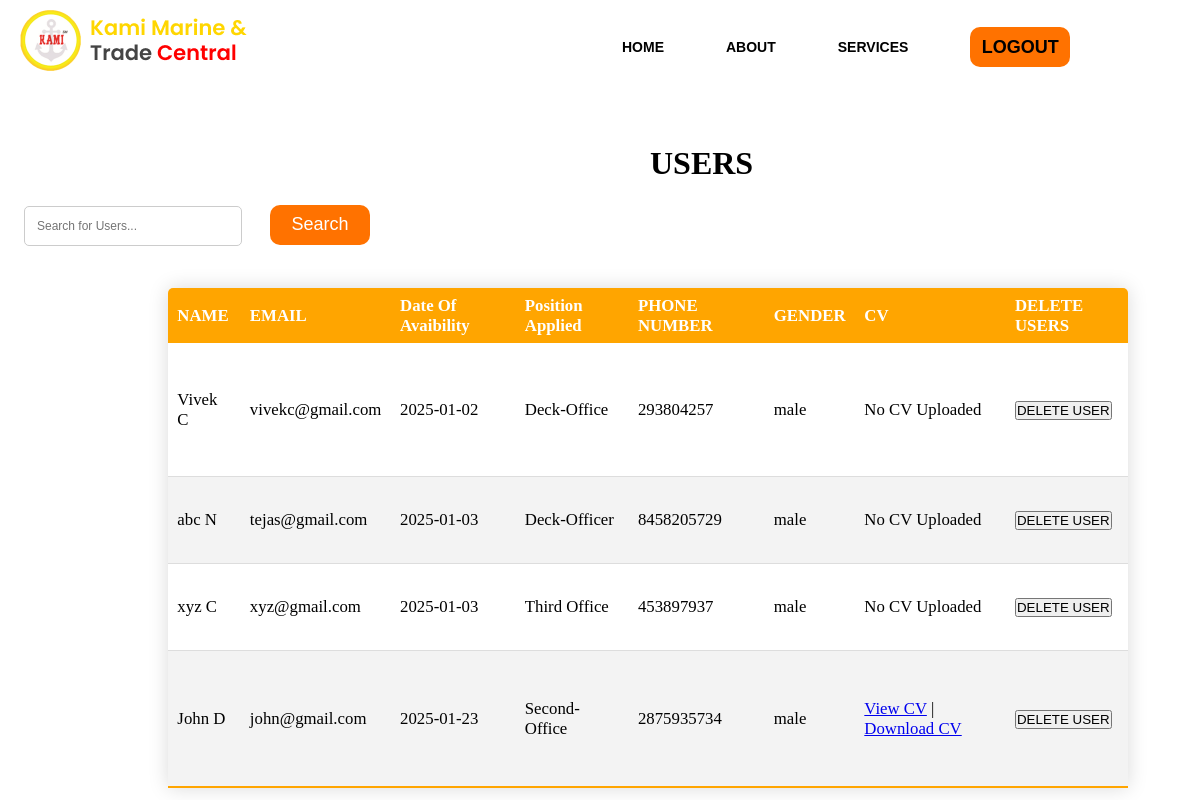
Page /adminusers.php on the earlier database version.
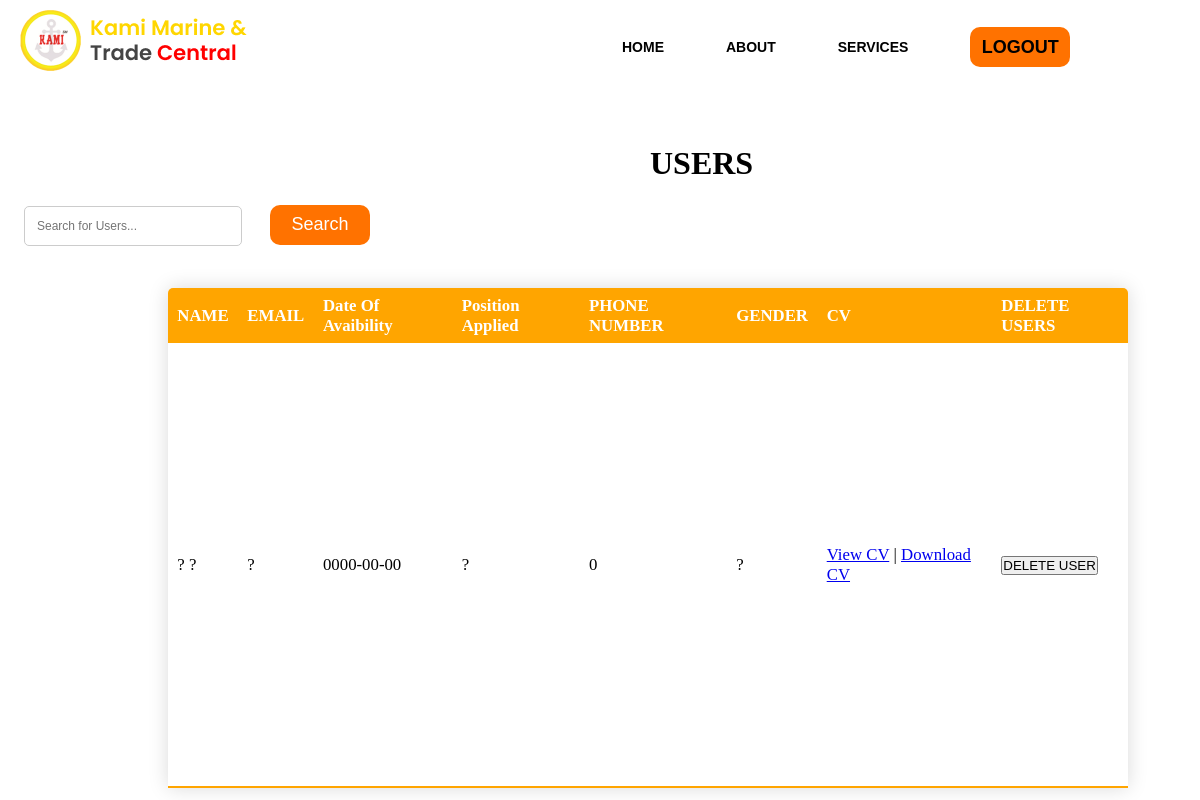
Same page on the later database version.
### tables this page shows
CREATE TABLE `users` (
  `user_id` int(11) NOT NULL,
  `FNAME` varchar(255) NOT NULL,
  `LNAME` varchar(255) NOT NULL,
  `EMAIL` varchar(255) NOT NULL,
  `date_available` date NOT NULL,
  `position_applied` varchar(255) NOT NULL,
  `PHONE_NUMBER` bigint(11) NOT NULL,
  `PASSWORD` varchar(255) NOT NULL,
  `GENDER` varchar(255) NOT NULL,
  `cv` varchar(255) NOT NULL
);

### adminusers.php (the view, shortened to what this page needs)
<!DOCTYPE html>
<html lang="en">
<head>
</head>
<body>
<?php
require_once('connection.php');
$search = isset($_GET['search']) ? $_GET['search'] : '';
$query="SELECT * FROM users WHERE position_applied LIKE '%$search%' OR FNAME LIKE '%$search' OR LNAME LIKE '%$search'";
$queryy=mysqli_query($con,$query);
?>
<div class="hai">
        <div class="navbar">
            <div class="icon">
                <h2 class="logo">
                    <img src="images/kmtc_logo_png.png">
                </h2>
            </div>
            <div class="menu">
                <ul>
                <li><a href="#">HOME</a></li>
                    <li><a href="">ABOUT</a></li>
                    <li><a href="#">SERVICES</a></li>
                  <li> <button class="nn"><a href="index.php">LOGOUT</a></button></li>
                </ul>
            </div>
        </div>
        <div>
            <h1 class="header">USERS</h1>
            <form method="GET" action="adminusers.php">
            <input type="text" name="search" class="search-box" placeholder="Search for Users..." value="<?php echo $search; ?>">
            <button type="submit" class="nn">Search</button>
        </form>
            <div>
                <div>
                    <table class="content-table">
                <thead>
                    <tr>
                        <th>NAME</th>
                        <th>EMAIL</th>
                        <th>Date Of Avaibility</th>
                        <th>Position Applied</th>
                        <th>PHONE NUMBER</th>
                        <th>GENDER</th>
                        <th>CV</th>
                        <th>DELETE USERS</th>
                    </tr>
                </thead>
                <tbody>
                <?php
                while($res=mysqli_fetch_array($queryy)){
                ?>
                <tr  class="active-row">
                    <td><?php echo $res['FNAME']."  ".$res['LNAME'];?></php></td>
                    <td><?php echo $res['EMAIL'];?></php></td>
                    <td><?php echo $res['date_available'];?></php></td>
                    <td><?php echo $res['position_applied'];?></php></td>
                    <td><?php echo $res['PHONE_NUMBER'];?></php></td>
                    <td><?php echo $res['GENDER'];?></php></td>
                    <td>
                    <?php if (!empty($res['cv'])) { ?>
                                    <a href="uploads/<?php echo $res['cv']; ?>" target="_blank">View CV</a> |
                                    <a href="uploads/<?php echo $res['cv']; ?>" download>Download CV</a>
                                <?php } else { ?>
                                    No CV Uploaded
                                <?php } ?>
                            </td>
                    <td><button type="submit" class="but" name="approve"><a href="deleteuser.php?id=<?php echo $res['EMAIL']?>">DELETE USER</a></button></td>
                </tr>
               <?php } ?>
                </tbody>
                </table>
                </div>
            </div>
        </div>
</body>
</html>

### adminusers.php (style rules this page uses)
* { margin: 0; padding: 0; }
.hai { width: 100%; background-position: center; background-size: cover; height: 100vh; animation: infiniteScrollBg 50s linear infinite; }
.navbar { display:flex; gap:30vw; width: 1200px; height: 75px; margin: auto; }
.icon { width:200px; float: left; height : 70px; }
.logo { color: #ff7200; font-size: 35px; font-family: Arial; padding-left: 20px; float:left; padding-top: 10px; }
.menu { width: 400px; float: left; height: 70px; }
ul { float: left; display: flex; justify-content: center; align-items: center; }
ul li { list-style: none; margin-left: 62px; margin-top: 27px; font-size: 14px; }
ul li a { text-decoration: none; color: black; font-family: Arial; font-weight: bold; transition: 0.4s ease-in-out; }
.content-table { border-collapse: collapse; font-size: 0.9em; border-radius: 5px 5px 0 0; overflow: hidden; box-shadow:0 0 20px rgba(0,0,0,0.15); margin-left : 14vw ; margin-top: 1.5vw; width: 80%; height: 500px; }
.content-table thead tr { background-color: orange; color: white; text-align: left; }
.content-table th, .content-table td { padding: 0.625vw 0.781vw; font-size: 1.4vw; }
.content-table tbody tr { border-bottom: 1px solid #dddddd; }
.content-table tbody tr:last-of-type { border-bottom: 2px solid orange; }
.header { margin-top: 70px; margin-left: 650px; }
.nn { width:100px; background: #ff7200; border:none; height: 40px; font-size: 18px; border-radius: 10px; cursor: pointer; color:white; transition: 0.4s ease; }
.nn a { text-decoration: none; color: black; font-weight: bold; }
.but a { text-decoration: none; color: black; }
.search-box { margin: 2vw 2vw; padding: 1vw; font-size: 1vw; width: 16vw; border: 1px solid #ccc; border-radius: 5px; }
.content-table tbody tr:nth-of-type(even) { background-color: #f3f3f3; }

Differences in the rows shown:
removed users: FNAME "Vivek", LNAME "C", EMAIL "vivekc@gmail.com", date_available "2025-01-02", position_applied "Deck-Office", PHONE_NUMBER "293804257", GENDER "male", cv "No CV Uploaded"
removed users: FNAME "abc", LNAME "N", EMAIL "tejas@gmail.com", date_available "2025-01-03", position_applied "Deck-Officer", PHONE_NUMBER "8458205729", GENDER "male", cv "No CV Uploaded"
removed users: FNAME "xyz", LNAME "C", EMAIL "xyz@gmail.com", date_available "2025-01-03", position_applied "Third Office", PHONE_NUMBER "453897937", GENDER "male", cv "No CV Uploaded"
removed users: FNAME "John", LNAME "D", EMAIL "john@gmail.com", date_available "2025-01-23", position_applied "Second-Office", PHONE_NUMBER "2875935734", GENDER "male"
added users: FNAME "?", LNAME "?", EMAIL "?", date_available "0000-00-00", position_applied "?", PHONE_NUMBER "0", GENDER "?"
